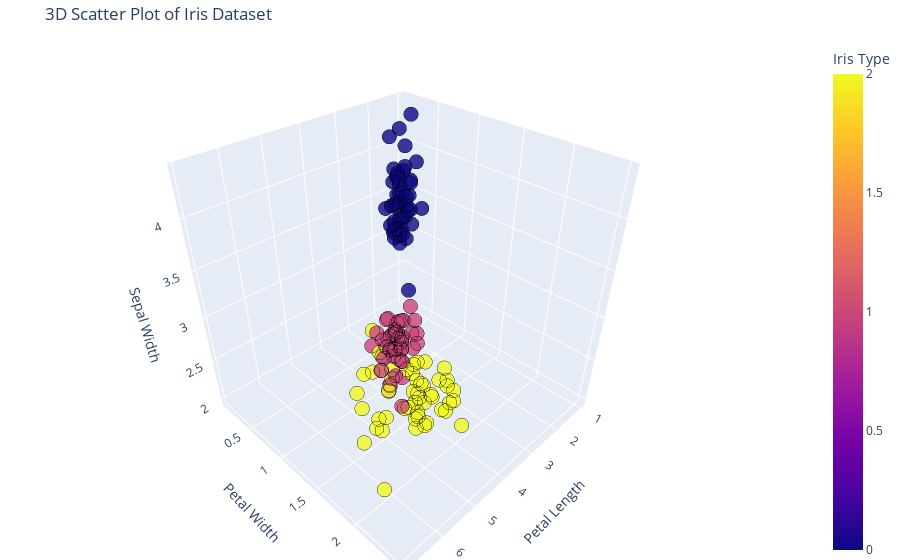

Notebook code for this chart:
### Code cell
import plotly.express as px

# Create the 3D scatter plot
fig = px.scatter_3d(Dataset,
                    x="Petal Length",
                    y="Petal Width",
                    z="Sepal Width",
                    color="Iris Type",  # Different colors for each species
                    color_discrete_sequence=px.colors.sequential.Magma,  # Magma color palette
                    title="3D Scatter Plot of Iris Dataset")

# Customize markers
fig.update_traces(marker=dict(size=5,  # Marker size
                              opacity=0.8,  # Transparency
                              line=dict(width=10, color='black')),  # Black border around each point
                  selector=dict(mode='markers'))

# Add interactive layout settings
fig.update_layout(margin=dict(l=0, r=0, b=0, t=40),  # Remove margins
                  scene=dict(aspectmode='cube'))  # Equal scaling on all axes

# Show plot
fig.show()

### Figure 1 — Plotly figure (JSON) as saved in the notebook; plotly's stock layout.template omitted (floating-point values rounded to 4 significant figures; data arrays with more than 128 entries replaced by an {"elided": "..."} marker saying what was removed)
{"data": [{"hovertemplate": "Petal Length=%{x}<br>Petal Width=%{y}<br>Sepal Width=%{z}<br>Iris Type=%{marker.color}<extra></extra>", "legendgroup": "", "marker": {"color": {"elided": "150 int values"}, "coloraxis": "coloraxis", "line": {"color": "black", "width": 10}, "opacity": 0.8, "size": 5, "symbol": "circle"}, "mode": "markers", "name": "", "scene": "scene", "showlegend": false, "type": "scatter3d", "x": {"elided": "150 float values"}, "y": {"elided": "150 float values"}, "z": {"elided": "150 float values"}}], "layout": {"coloraxis": {"colorbar": {"title": {"text": "Iris Type"}}, "colorscale": [[0, "#0d0887"], [0.1111, "#46039f"], [0.2222, "#7201a8"], [0.3333, "#9c179e"], [0.4444, "#bd3786"], [0.5556, "#d8576b"], [0.6667, "#ed7953"], [0.7778, "#fb9f3a"], [0.8889, "#fdca26"], [1, "#f0f921"]]}, "legend": {"tracegroupgap": 0}, "margin": {"b": 0, "l": 0, "r": 0, "t": 40}, "scene": {"aspectmode": "cube", "domain": {"x": [0, 1], "y": [0, 1]}, "xaxis": {"title": {"text": "Petal Length"}}, "yaxis": {"title": {"text": "Petal Width"}}, "zaxis": {"title": {"text": "Sepal Width"}}}, "title": {"text": "3D Scatter Plot of Iris Dataset"}}}
